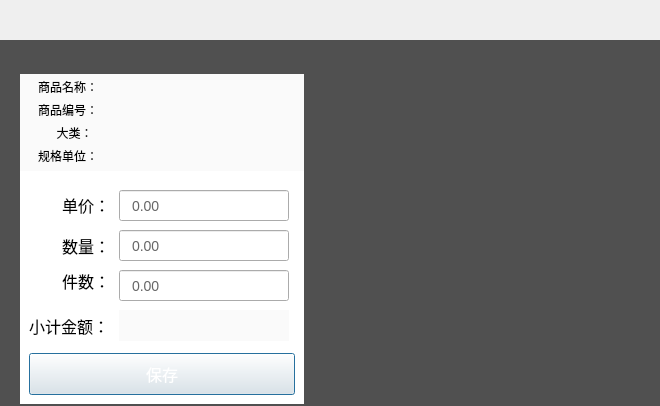
<?xml version="1.0" encoding="UTF-8"?>
<ui version="4.0">
 <class>AddInStkDlg</class>
 <widget class="QDialog" name="AddInStkDlg">
  <property name="geometry">
   <rect>
    <x>0</x>
    <y>0</y>
    <width>660</width>
    <height>406</height>
   </rect>
  </property>
  <property name="sizeIncrement">
   <size>
    <width>66</width>
    <height>40</height>
   </size>
  </property>
  <property name="baseSize">
   <size>
    <width>660</width>
    <height>406</height>
   </size>
  </property>
  <property name="windowTitle">
   <string>Dialog</string>
  </property>
  <layout class="QVBoxLayout" name="verticalLayout">
   <property name="spacing">
    <number>0</number>
   </property>
   <property name="leftMargin">
    <number>0</number>
   </property>
   <property name="topMargin">
    <number>0</number>
   </property>
   <property name="rightMargin">
    <number>0</number>
   </property>
   <property name="bottomMargin">
    <number>0</number>
   </property>
   <item>
    <widget class="TitleBarWidget" name="titleWidget" native="true">
     <property name="minimumSize">
      <size>
       <width>0</width>
       <height>40</height>
      </size>
     </property>
     <property name="maximumSize">
      <size>
       <width>16777215</width>
       <height>40</height>
      </size>
     </property>
    </widget>
   </item>
   <item>
    <widget class="QWidget" name="mainWidget" native="true">
     <property name="styleSheet">
      <string notr="true">QWidget#mainWidget{
        background-color:#505050;
}</string>
     </property>
     <layout class="QHBoxLayout" name="horizontalLayout">
      <property name="leftMargin">
       <number>20</number>
      </property>
      <property name="topMargin">
       <number>2</number>
      </property>
      <property name="rightMargin">
       <number>20</number>
      </property>
      <property name="bottomMargin">
       <number>2</number>
      </property>
      <item>
       <widget class="QWidget" name="widget_2" native="true">
        <property name="minimumSize">
         <size>
          <width>284</width>
          <height>0</height>
         </size>
        </property>
        <property name="maximumSize">
         <size>
          <width>284</width>
          <height>16777215</height>
         </size>
        </property>
        <property name="sizeIncrement">
         <size>
          <width>28</width>
          <height>36</height>
         </size>
        </property>
        <property name="baseSize">
         <size>
          <width>284</width>
          <height>362</height>
         </size>
        </property>
        <layout class="QVBoxLayout" name="verticalLayout_2">
         <property name="spacing">
          <number>0</number>
         </property>
         <property name="leftMargin">
          <number>0</number>
         </property>
         <property name="topMargin">
          <number>0</number>
         </property>
         <property name="rightMargin">
          <number>0</number>
         </property>
         <property name="bottomMargin">
          <number>0</number>
         </property>
         <item>
          <widget class="QWidget" name="saveTopWidget" native="true">
           <property name="minimumSize">
            <size>
             <width>0</width>
             <height>129</height>
            </size>
           </property>
           <property name="maximumSize">
            <size>
             <width>16777215</width>
             <height>64</height>
            </size>
           </property>
           <property name="styleSheet">
            <string notr="true">QWidget#saveTopWidget{
        background-color:#fafafa;
}</string>
           </property>
           <widget class="QLabel" name="goodsNameLabel">
            <property name="geometry">
             <rect>
              <x>18</x>
              <y>5</y>
              <width>231</width>
              <height>16</height>
             </rect>
            </property>
            <property name="font">
             <font>
              <family>微软雅黑</family>
             </font>
            </property>
            <property name="text">
             <string>商品名称：</string>
            </property>
           </widget>
           <widget class="QLabel" name="goodsCodeLabel">
            <property name="geometry">
             <rect>
              <x>18</x>
              <y>28</y>
              <width>231</width>
              <height>16</height>
             </rect>
            </property>
            <property name="font">
             <font>
              <family>微软雅黑</family>
             </font>
            </property>
            <property name="text">
             <string>商品编号：</string>
            </property>
           </widget>
           <widget class="QLabel" name="goodsKindLabel">
            <property name="geometry">
             <rect>
              <x>18</x>
              <y>51</y>
              <width>231</width>
              <height>16</height>
             </rect>
            </property>
            <property name="font">
             <font>
              <family>微软雅黑</family>
             </font>
            </property>
            <property name="text">
             <string>      大类：</string>
            </property>
           </widget>
           <widget class="QLabel" name="goodsUnitLabel">
            <property name="geometry">
             <rect>
              <x>18</x>
              <y>74</y>
              <width>231</width>
              <height>16</height>
             </rect>
            </property>
            <property name="font">
             <font>
              <family>微软雅黑</family>
             </font>
            </property>
            <property name="text">
             <string>规格单位：</string>
            </property>
           </widget>
          </widget>
         </item>
         <item>
          <widget class="QWidget" name="saveMainWidget" native="true">
           <property name="styleSheet">
            <string notr="true">QWidget#saveMainWidget{
        background-color:#ffffff;
}</string>
           </property>
           <layout class="QVBoxLayout" name="verticalLayout_4">
            <item>
             <widget class="QFrame" name="mainFrame">
              <widget class="QLabel" name="label_2">
               <property name="geometry">
                <rect>
                 <x>20</x>
                 <y>15</y>
                 <width>61</width>
                 <height>20</height>
                </rect>
               </property>
               <property name="font">
                <font>
                 <family>微软雅黑</family>
                 <pointsize>12</pointsize>
                </font>
               </property>
               <property name="text">
                <string>单价：</string>
               </property>
               <property name="alignment">
                <set>Qt::AlignRight|Qt::AlignTrailing|Qt::AlignVCenter</set>
               </property>
              </widget>
              <widget class="QLabel" name="label">
               <property name="geometry">
                <rect>
                 <x>20</x>
                 <y>55</y>
                 <width>61</width>
                 <height>21</height>
                </rect>
               </property>
               <property name="font">
                <font>
                 <family>微软雅黑</family>
                 <pointsize>12</pointsize>
                </font>
               </property>
               <property name="text">
                <string>数量：</string>
               </property>
               <property name="alignment">
                <set>Qt::AlignRight|Qt::AlignTrailing|Qt::AlignVCenter</set>
               </property>
              </widget>
              <widget class="QLabel" name="label_5">
               <property name="geometry">
                <rect>
                 <x>20</x>
                 <y>85</y>
                 <width>61</width>
                 <height>31</height>
                </rect>
               </property>
               <property name="font">
                <font>
                 <family>微软雅黑</family>
                 <pointsize>12</pointsize>
                </font>
               </property>
               <property name="text">
                <string>件数：</string>
               </property>
               <property name="alignment">
                <set>Qt::AlignRight|Qt::AlignTrailing|Qt::AlignVCenter</set>
               </property>
              </widget>
              <widget class="QLabel" name="label_6">
               <property name="geometry">
                <rect>
                 <x>-11</x>
                 <y>130</y>
                 <width>91</width>
                 <height>31</height>
                </rect>
               </property>
               <property name="font">
                <font>
                 <family>微软雅黑</family>
                 <pointsize>12</pointsize>
                </font>
               </property>
               <property name="text">
                <string>小计金额：</string>
               </property>
               <property name="alignment">
                <set>Qt::AlignRight|Qt::AlignTrailing|Qt::AlignVCenter</set>
               </property>
              </widget>
              <widget class="QLineEdit" name="priceLedit">
               <property name="geometry">
                <rect>
                 <x>90</x>
                 <y>10</y>
                 <width>170</width>
                 <height>31</height>
                </rect>
               </property>
               <property name="styleSheet">
                <string notr="true">font-size:14px;
color: rgb(102, 102, 102);
padding-left:10px;</string>
               </property>
               <property name="text">
                <string>0.00</string>
               </property>
              </widget>
              <widget class="QLineEdit" name="countLedit">
               <property name="geometry">
                <rect>
                 <x>90</x>
                 <y>50</y>
                 <width>170</width>
                 <height>31</height>
                </rect>
               </property>
               <property name="styleSheet">
                <string notr="true">font-size:14px;
color: rgb(102, 102, 102);
padding-left:10px;</string>
               </property>
               <property name="text">
                <string>0.00</string>
               </property>
              </widget>
              <widget class="QLineEdit" name="boxNumLedit">
               <property name="geometry">
                <rect>
                 <x>90</x>
                 <y>90</y>
                 <width>170</width>
                 <height>31</height>
                </rect>
               </property>
               <property name="styleSheet">
                <string notr="true">font-size:14px;
color: rgb(102, 102, 102);
padding-left:10px;</string>
               </property>
               <property name="text">
                <string>0.00</string>
               </property>
              </widget>
              <widget class="QLabel" name="subTotalLb">
               <property name="geometry">
                <rect>
                 <x>90</x>
                 <y>130</y>
                 <width>170</width>
                 <height>31</height>
                </rect>
               </property>
               <property name="palette">
                <palette>
                 <active>
                  <colorrole role="Button">
                   <brush brushstyle="SolidPattern">
                    <color alpha="255">
                     <red>250</red>
                     <green>250</green>
                     <blue>250</blue>
                    </color>
                   </brush>
                  </colorrole>
                  <colorrole role="Base">
                   <brush brushstyle="SolidPattern">
                    <color alpha="255">
                     <red>250</red>
                     <green>250</green>
                     <blue>250</blue>
                    </color>
                   </brush>
                  </colorrole>
                  <colorrole role="Window">
                   <brush brushstyle="SolidPattern">
                    <color alpha="255">
                     <red>250</red>
                     <green>250</green>
                     <blue>250</blue>
                    </color>
                   </brush>
                  </colorrole>
                 </active>
                 <inactive>
                  <colorrole role="Button">
                   <brush brushstyle="SolidPattern">
                    <color alpha="255">
                     <red>250</red>
                     <green>250</green>
                     <blue>250</blue>
                    </color>
                   </brush>
                  </colorrole>
                  <colorrole role="Base">
                   <brush brushstyle="SolidPattern">
                    <color alpha="255">
                     <red>250</red>
                     <green>250</green>
                     <blue>250</blue>
                    </color>
                   </brush>
                  </colorrole>
                  <colorrole role="Window">
                   <brush brushstyle="SolidPattern">
                    <color alpha="255">
                     <red>250</red>
                     <green>250</green>
                     <blue>250</blue>
                    </color>
                   </brush>
                  </colorrole>
                 </inactive>
                 <disabled>
                  <colorrole role="Button">
                   <brush brushstyle="SolidPattern">
                    <color alpha="255">
                     <red>250</red>
                     <green>250</green>
                     <blue>250</blue>
                    </color>
                   </brush>
                  </colorrole>
                  <colorrole role="Base">
                   <brush brushstyle="SolidPattern">
                    <color alpha="255">
                     <red>250</red>
                     <green>250</green>
                     <blue>250</blue>
                    </color>
                   </brush>
                  </colorrole>
                  <colorrole role="Window">
                   <brush brushstyle="SolidPattern">
                    <color alpha="255">
                     <red>250</red>
                     <green>250</green>
                     <blue>250</blue>
                    </color>
                   </brush>
                  </colorrole>
                 </disabled>
                </palette>
               </property>
               <property name="styleSheet">
                <string notr="true">font-size:14px;
background-color: rgb(250, 250, 250);
padding-left:10px;</string>
               </property>
               <property name="text">
                <string/>
               </property>
              </widget>
             </widget>
            </item>
            <item>
             <widget class="QPushButton" name="saveButton">
              <property name="minimumSize">
               <size>
                <width>0</width>
                <height>42</height>
               </size>
              </property>
              <property name="maximumSize">
               <size>
                <width>16777215</width>
                <height>42</height>
               </size>
              </property>
              <property name="styleSheet">
               <string notr="true">QPushButton{
color:#ffffff;
font-size:16px;
border-image: url(:/loginImage/commonButton.png);
}

QPushButton:pressed{
border-image: url(:/loginImage/commonButtonPressed.png);
}</string>
              </property>
              <property name="text">
               <string>保存</string>
              </property>
             </widget>
            </item>
           </layout>
          </widget>
         </item>
        </layout>
       </widget>
      </item>
      <item>
       <spacer name="horizontalSpacer">
        <property name="orientation">
         <enum>Qt::Horizontal</enum>
        </property>
        <property name="sizeHint" stdset="0">
         <size>
          <width>40</width>
          <height>20</height>
         </size>
        </property>
       </spacer>
      </item>
      <item>
       <widget class="WndDigitalKeyboard" name="keyboardWidget" native="true">
        <property name="minimumSize">
         <size>
          <width>294</width>
          <height>294</height>
         </size>
        </property>
        <property name="maximumSize">
         <size>
          <width>294</width>
          <height>294</height>
         </size>
        </property>
        <property name="sizeIncrement">
         <size>
          <width>29</width>
          <height>29</height>
         </size>
        </property>
        <property name="baseSize">
         <size>
          <width>294</width>
          <height>294</height>
         </size>
        </property>
       </widget>
      </item>
     </layout>
    </widget>
   </item>
  </layout>
 </widget>
 <customwidgets>
  <customwidget>
   <class>WndDigitalKeyboard</class>
   <extends>QWidget</extends>
   <header>WndDigitalKeyboard.h</header>
   <container>1</container>
  </customwidget>
  <customwidget>
   <class>TitleBarWidget</class>
   <extends>QWidget</extends>
   <header>TitleBarWidget.h</header>
   <container>1</container>
  </customwidget>
 </customwidgets>
 <resources/>
 <connections/>
</ui>
